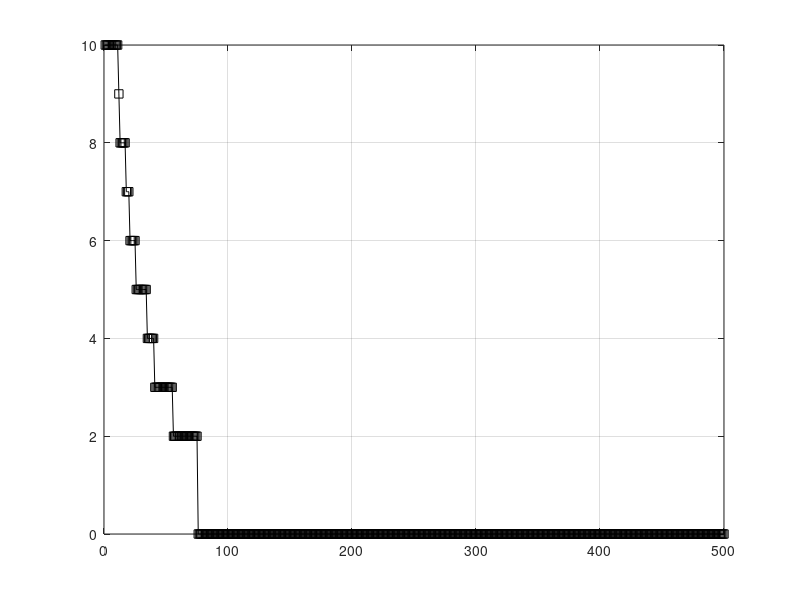

Here is the MATLAB script that generated this plot:
k = 1.38e-23;
T = 300;
n = 3;
sigma = 7;
N0 = k*T;
PL0 = 40;
B = 1e6;
N = 10*log10(N0*B*1000);
ptx = 10 *log10(100/20);
z = norminv(0.95,0,1);
d = [1:500];
S = ptx - PL0 - 10*n*log10(d) - z*sigma;
SNR0 = [13 13 17 21 23 27 30 32 36 38]; %0000000000000
%M = 2:1:10;
%plot (d, S-N,'-k');
%grid;
SNR = S - N;
R =1:500;
i = 1;
for snr = SNR
    R(i) = sum(snr>=SNR0)*B;
    i = i + 1;
end

plot (d,R/1e6,'-ks');
grid;